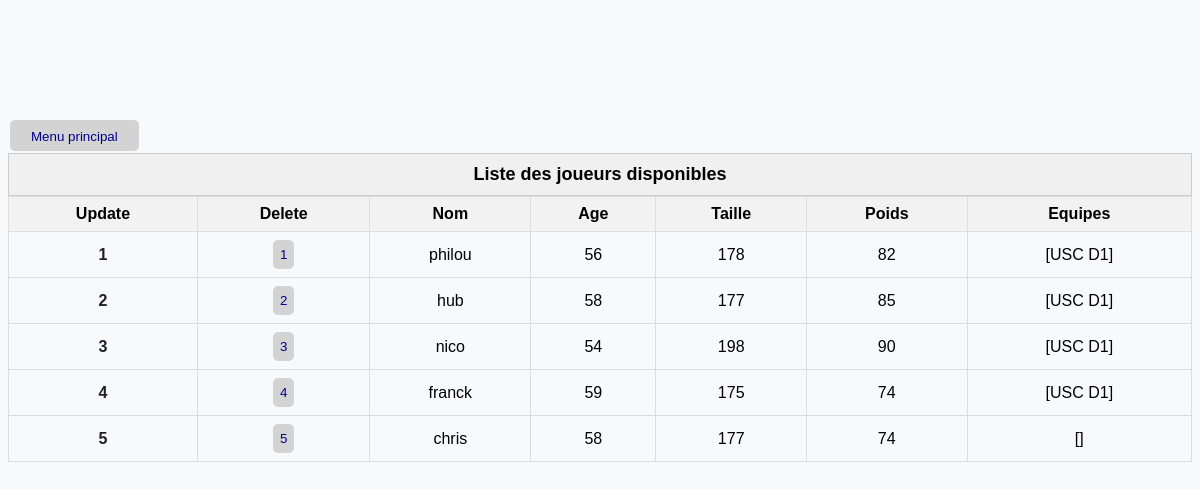
Before: /players with the older database file.
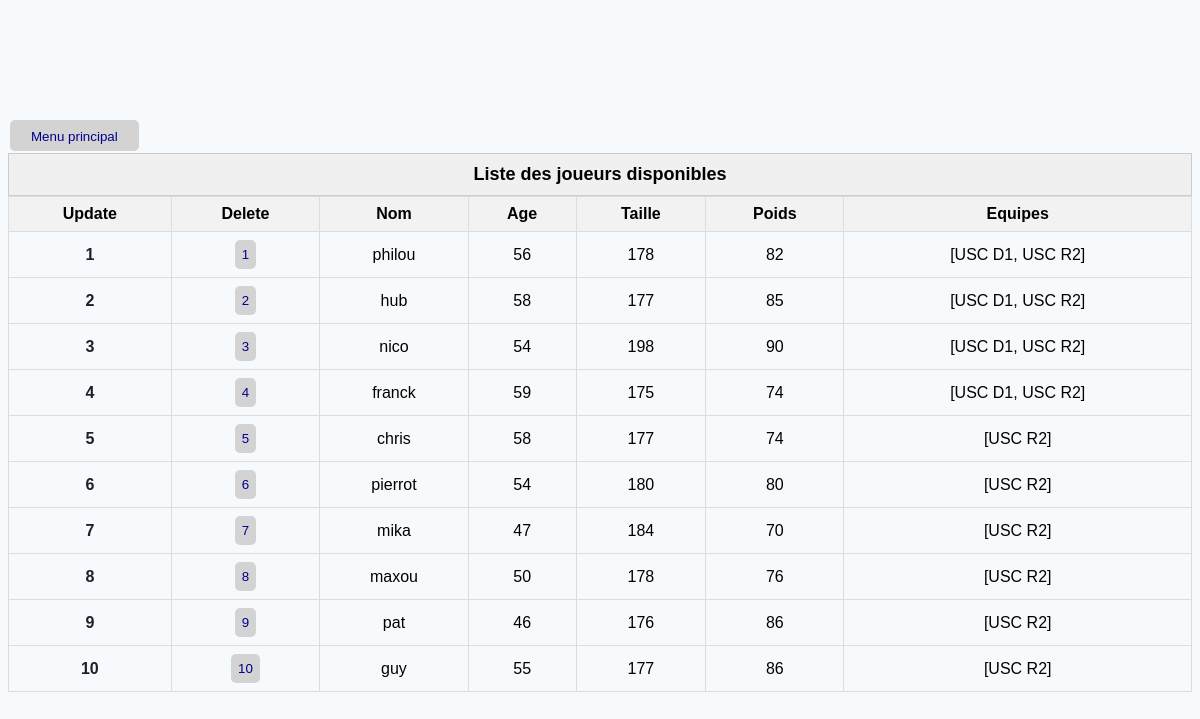
After: the same page with the newer database file.
### TennisModel.py (models this page shows, shortened)
class Player(db.Model):
    __tablename__ = 'player'
    id = db.Column(db.Integer, primary_key=True, autoincrement=True)
    name = db.Column(db.String(20), unique=True, nullable=False)
    birthDate = db.Column(db.DateTime, nullable=False)
    height = db.Column(db.Integer, nullable=False)
    weight = db.Column(db.Integer, nullable=False)
    clubId = db.Column(db.Integer, db.ForeignKey('club.id'), nullable=False)
    isActive = db.Column(db.Boolean, default=True)
    club = relationship('Club')
    teams = relationship('Team', secondary=player_team_association, back_populates='players')
    @property
    def age(self):
        today = datetime.now()
        return today.year - self.birthDate.year - ((today.month, today.day) < (self.birthDate.month, self.birthDate.day))
    def __repr__(self):
        return f'{self.name}'

class Team(db.Model):
    __tablename__ = 'team'
    id = db.Column(db.Integer, primary_key=True, autoincrement=True)
    name = db.Column(db.String(20), unique=True, nullable=False)
    captainId = db.Column(db.Integer, db.ForeignKey('player.id'))
    players = relationship('Player', secondary=player_team_association, back_populates='teams')
    def __repr__(self):
        return f'{self.name}'

### flask_app.py (the view)
@app.route('/players')
def show_players():
    players = Player.query.filter(Player.isActive).all()
    app.logger.debug(f'players: {players}')
    return render_template('players.html', players=players, active_players=True)

### flask_app.py (called while the page is built)
@app.before_request
def create_tables():
    db.create_all()

### templates/players.html (shortened to what this page needs)
{% extends 'base.html' %}
{% block main %}
{% set status = 'disponibles' if active_players else 'indisponibles' %}
<main>
    {% if players %}
    <table class="players">
        <caption class="table-caption">Liste des joueurs {{ status }}</caption>
        <thead>
        <tr>
            <th>Update</th>
            <th>Delete</th>
            <th>Nom</th>
            <th>Age</th>
            <th>Taille</th>
            <th>Poids</th>
            <th>Equipes</th>
        </tr>
        </thead>
        {% for player in players %}
        <div id="player">
            <tr>
                <td><a href="{{ url_for('update_player', id=player.id) }}">{{player.id}}</a></td>
                <td><button onclick="confirmDelete({{ player.id }})">{{player.id}}</button></td>
                <td>{{ player.name }}</td>
                <td>{{ player.age }}</td>
                <td>{{ player.height }}</td>
                <td>{{ player.weight }}</td>
                <td>{{ player.teams }}</td>
            </tr>
        </div>
        {%endfor %}
    </table>
    {% else %}
    <p style="font-size: 16px; text-align: center;">Pas de joueurs {{status}} ✌️</p>
    {% endif %}
</main>
{% endblock main %}

### templates/base.html (shortened to what this page needs)
<!DOCTYPE html>
<html lang="fr">
<head>
    <link rel="stylesheet" href="{{ url_for('static', filename='css/style.css')}}">
</head>
<body>
    {% block main %}
    {% endblock main %}
</body>
</html>

### templates/partials/_menu.html
    <table class="menu">
        <tr>
            <td><a href="{{ url_for('welcome') }}"><button>Menu principal</button></a></td>
        </tr>
    </table>

### static/css/style.css (style rules this page uses)
body { background-color: #F7FAFC; justify-content: center; margin-top: 10%; font-family: Arial, Helvetica, sans-serif; }
.players { width: 100%; border-collapse: collapse; grid-template-columns: repeat(10, 1fr); }
a { color: #1E1E2D; font-size: 16px; font-weight: 600; text-decoration: none; }
button { color: darkblue; background-color: lightgray; padding: 7px; border: none; border-radius: 5px; border-collapse: collapse; }
table.menu tr, table.menu td { border: none; display: inline; text-align: center; color: darkblue; background-color: lightgray; padding: 7px; margin-bottom: 20px; border-radius: 5px; border-collapse: collapse; font-size: 16px; }
main { display: grid; justify-items: center; }
th, td { border: 1px solid #ddd; padding: 8px; text-align: center; }
th { background-color: #f2f2f2; }
.table-caption { font-weight: bold; font-size: 18px; padding: 10px; border: 1px solid #ccc; background-color: #f0f0f0; }

Changed rows visible on the page:
computed for Player "philou": teams "[USC D1]" → "[USC D1, USC R2]"
computed for Player "hub": teams "[USC D1]" → "[USC D1, USC R2]"
computed for Player "nico": teams "[USC D1]" → "[USC D1, USC R2]"
computed for Player "franck": teams "[USC D1]" → "[USC D1, USC R2]"
computed for Player "chris": teams "[]" → "[USC R2]"
added Player: id "6", name "pierrot", age "54", height "180", weight "80", teams "[USC R2]"
added Player: id "7", name "mika", age "47", height "184", weight "70", teams "[USC R2]"
added Player: id "8", name "maxou", age "50", height "178", weight "76", teams "[USC R2]"
added Player: id "9", name "pat", age "46", height "176", weight "86", teams "[USC R2]"
added Player: id "10", name "guy", age "55", height "177", weight "86", teams "[USC R2]"
